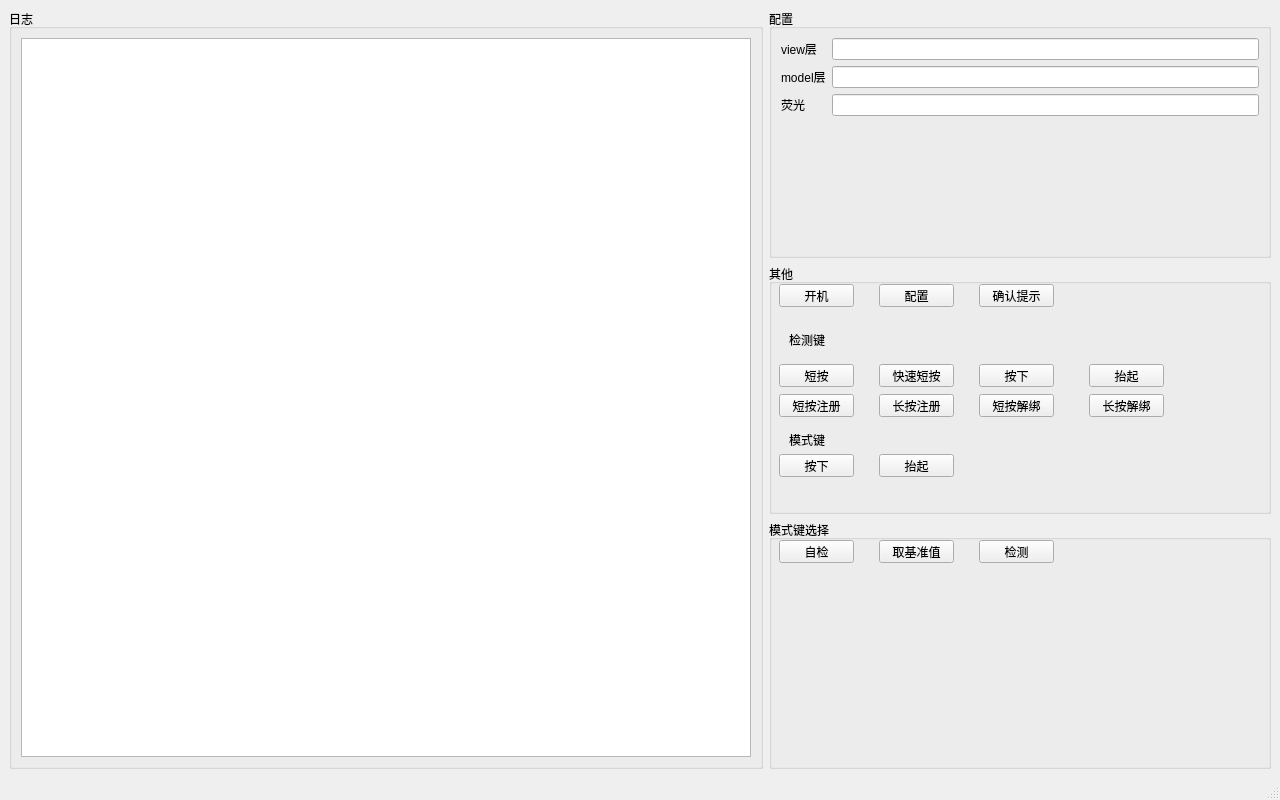
<?xml version="1.0" encoding="UTF-8"?>
<ui version="4.0">
 <class>MainWindow</class>
 <widget class="QMainWindow" name="MainWindow">
  <property name="geometry">
   <rect>
    <x>0</x>
    <y>0</y>
    <width>1280</width>
    <height>800</height>
   </rect>
  </property>
  <property name="windowTitle">
   <string>MainWindow</string>
  </property>
  <widget class="QWidget" name="centralwidget">
   <layout class="QHBoxLayout" name="horizontalLayout" stretch="6,4">
    <item>
     <widget class="QGroupBox" name="groupBox">
      <property name="title">
       <string>日志</string>
      </property>
      <layout class="QHBoxLayout" name="horizontalLayout_2">
       <item>
        <widget class="QTextBrowser" name="logTextBrowser"/>
       </item>
      </layout>
     </widget>
    </item>
    <item>
     <layout class="QVBoxLayout" name="verticalLayout_4">
      <item>
       <widget class="QGroupBox" name="groupBox_2">
        <property name="title">
         <string>配置</string>
        </property>
        <layout class="QVBoxLayout" name="verticalLayout">
         <item>
          <layout class="QFormLayout" name="formLayout">
           <item row="0" column="0">
            <widget class="QLabel" name="viewLabel">
             <property name="text">
              <string>view层</string>
             </property>
            </widget>
           </item>
           <item row="0" column="1">
            <widget class="QLineEdit" name="viewLineEdit"/>
           </item>
           <item row="1" column="0">
            <widget class="QLabel" name="modelLabel">
             <property name="text">
              <string>model层</string>
             </property>
            </widget>
           </item>
           <item row="1" column="1">
            <widget class="QLineEdit" name="modelLineEdit"/>
           </item>
           <item row="2" column="0">
            <widget class="QLabel" name="fluorescenceLabel">
             <property name="text">
              <string>荧光</string>
             </property>
            </widget>
           </item>
           <item row="2" column="1">
            <widget class="QLineEdit" name="fluorescenceLineEdit"/>
           </item>
          </layout>
         </item>
        </layout>
       </widget>
      </item>
      <item>
       <widget class="QGroupBox" name="groupBox_3">
        <property name="title">
         <string>其他</string>
        </property>
        <widget class="QPushButton" name="powerUpPushButton">
         <property name="geometry">
          <rect>
           <x>10</x>
           <y>20</y>
           <width>75</width>
           <height>23</height>
          </rect>
         </property>
         <property name="text">
          <string>开机</string>
         </property>
        </widget>
        <widget class="QPushButton" name="readShortPushButton">
         <property name="geometry">
          <rect>
           <x>10</x>
           <y>100</y>
           <width>75</width>
           <height>23</height>
          </rect>
         </property>
         <property name="text">
          <string>短按</string>
         </property>
        </widget>
        <widget class="QPushButton" name="readQuickPushButton">
         <property name="geometry">
          <rect>
           <x>110</x>
           <y>100</y>
           <width>75</width>
           <height>23</height>
          </rect>
         </property>
         <property name="text">
          <string>快速短按</string>
         </property>
        </widget>
        <widget class="QPushButton" name="readPressPushButton">
         <property name="geometry">
          <rect>
           <x>210</x>
           <y>100</y>
           <width>75</width>
           <height>23</height>
          </rect>
         </property>
         <property name="text">
          <string>按下</string>
         </property>
        </widget>
        <widget class="QPushButton" name="readBouncePushButton">
         <property name="geometry">
          <rect>
           <x>320</x>
           <y>100</y>
           <width>75</width>
           <height>23</height>
          </rect>
         </property>
         <property name="text">
          <string>抬起</string>
         </property>
        </widget>
        <widget class="QLabel" name="label">
         <property name="geometry">
          <rect>
           <x>20</x>
           <y>70</y>
           <width>54</width>
           <height>12</height>
          </rect>
         </property>
         <property name="text">
          <string>检测键</string>
         </property>
        </widget>
        <widget class="QPushButton" name="shortRegisterPushButton">
         <property name="geometry">
          <rect>
           <x>10</x>
           <y>130</y>
           <width>75</width>
           <height>23</height>
          </rect>
         </property>
         <property name="text">
          <string>短按注册</string>
         </property>
        </widget>
        <widget class="QPushButton" name="longRegisterPushButton">
         <property name="geometry">
          <rect>
           <x>110</x>
           <y>130</y>
           <width>75</width>
           <height>23</height>
          </rect>
         </property>
         <property name="text">
          <string>长按注册</string>
         </property>
        </widget>
        <widget class="QPushButton" name="shortUnboundPushButton">
         <property name="geometry">
          <rect>
           <x>210</x>
           <y>130</y>
           <width>75</width>
           <height>23</height>
          </rect>
         </property>
         <property name="text">
          <string>短按解绑</string>
         </property>
        </widget>
        <widget class="QPushButton" name="longUnboundPushButton">
         <property name="geometry">
          <rect>
           <x>320</x>
           <y>130</y>
           <width>75</width>
           <height>23</height>
          </rect>
         </property>
         <property name="text">
          <string>长按解绑</string>
         </property>
        </widget>
        <widget class="QLabel" name="label_2">
         <property name="geometry">
          <rect>
           <x>20</x>
           <y>170</y>
           <width>54</width>
           <height>12</height>
          </rect>
         </property>
         <property name="text">
          <string>模式键</string>
         </property>
        </widget>
        <widget class="QPushButton" name="modeBouncePushButton">
         <property name="geometry">
          <rect>
           <x>110</x>
           <y>190</y>
           <width>75</width>
           <height>23</height>
          </rect>
         </property>
         <property name="text">
          <string>抬起</string>
         </property>
        </widget>
        <widget class="QPushButton" name="modePressPushButton">
         <property name="geometry">
          <rect>
           <x>10</x>
           <y>190</y>
           <width>75</width>
           <height>23</height>
          </rect>
         </property>
         <property name="text">
          <string>按下</string>
         </property>
        </widget>
        <widget class="QPushButton" name="configPushButton">
         <property name="geometry">
          <rect>
           <x>110</x>
           <y>20</y>
           <width>75</width>
           <height>23</height>
          </rect>
         </property>
         <property name="text">
          <string>配置</string>
         </property>
        </widget>
        <widget class="QPushButton" name="confirmTipPushButton">
         <property name="geometry">
          <rect>
           <x>210</x>
           <y>20</y>
           <width>75</width>
           <height>23</height>
          </rect>
         </property>
         <property name="text">
          <string>确认提示</string>
         </property>
        </widget>
       </widget>
      </item>
      <item>
       <widget class="QGroupBox" name="groupBox_4">
        <property name="title">
         <string>模式键选择</string>
        </property>
        <widget class="QPushButton" name="selfCheckPushButton">
         <property name="geometry">
          <rect>
           <x>10</x>
           <y>20</y>
           <width>75</width>
           <height>23</height>
          </rect>
         </property>
         <property name="text">
          <string>自检</string>
         </property>
        </widget>
        <widget class="QPushButton" name="getReferencePushButton">
         <property name="geometry">
          <rect>
           <x>110</x>
           <y>20</y>
           <width>75</width>
           <height>23</height>
          </rect>
         </property>
         <property name="text">
          <string>取基准值</string>
         </property>
        </widget>
        <widget class="QPushButton" name="checkPushButton">
         <property name="geometry">
          <rect>
           <x>210</x>
           <y>20</y>
           <width>75</width>
           <height>23</height>
          </rect>
         </property>
         <property name="text">
          <string>检测</string>
         </property>
        </widget>
       </widget>
      </item>
     </layout>
    </item>
   </layout>
  </widget>
  <widget class="QMenuBar" name="menubar">
   <property name="geometry">
    <rect>
     <x>0</x>
     <y>0</y>
     <width>1280</width>
     <height>23</height>
    </rect>
   </property>
  </widget>
  <widget class="QStatusBar" name="statusbar"/>
 </widget>
 <resources/>
 <connections/>
</ui>
